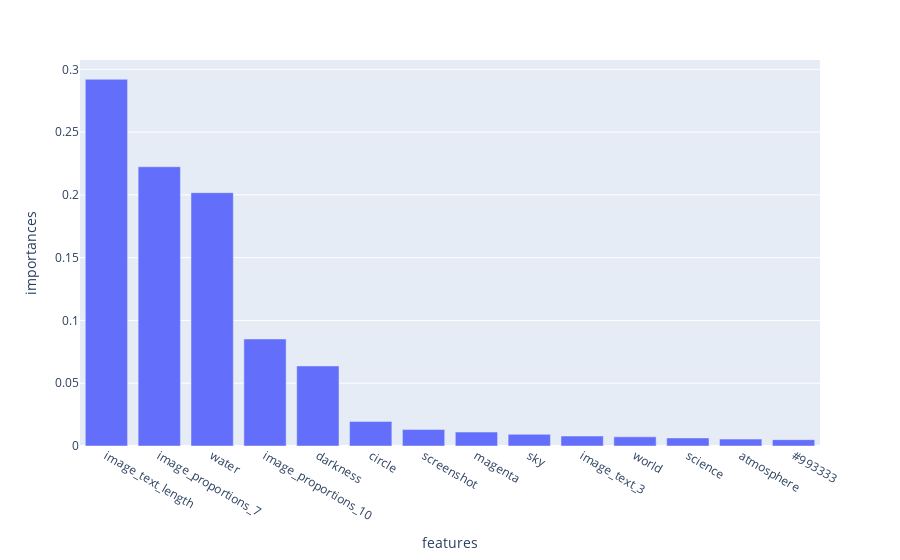

Notebook code cell kept with this figure:
### Code cell
features = X_train_scaled.columns
feature_importances = rf_best.feature_importances_
imp = pd.DataFrame({'features': features, 'importances': feature_importances})
imp = imp.sort_values(by='importances', ascending=False).iloc[:14]


fig = px.bar(imp,
            x='features',
            y='importances'
)
fig.show();

### Figure 1 — Plotly figure (JSON) as saved in the notebook; plotly's stock layout.template omitted (floating-point values rounded to 4 significant figures)
{"data": [{"alignmentgroup": "True", "hovertemplate": "features=%{x}<br>importances=%{y}<extra></extra>", "legendgroup": "", "marker": {"color": "#636efa", "pattern": {"shape": ""}}, "name": "", "offsetgroup": "", "orientation": "v", "showlegend": false, "textposition": "auto", "type": "bar", "x": ["image_text_length", "image_proportions_7", "water", "image_proportions_10", "darkness", "circle", "screenshot", "magenta", "sky", "image_text_3", "world", "science", "atmosphere", "#993333"], "xaxis": "x", "y": [0.292, 0.2224, 0.2017, 0.08524, 0.06375, 0.01961, 0.01311, 0.01112, 0.009261, 0.007934, 0.00731, 0.006409, 0.005512, 0.005065], "yaxis": "y"}], "layout": {"barmode": "relative", "legend": {"tracegroupgap": 0}, "margin": {"t": 60}, "xaxis": {"anchor": "y", "domain": [0, 1], "title": {"text": "features"}}, "yaxis": {"anchor": "x", "domain": [0, 1], "title": {"text": "importances"}}}}
